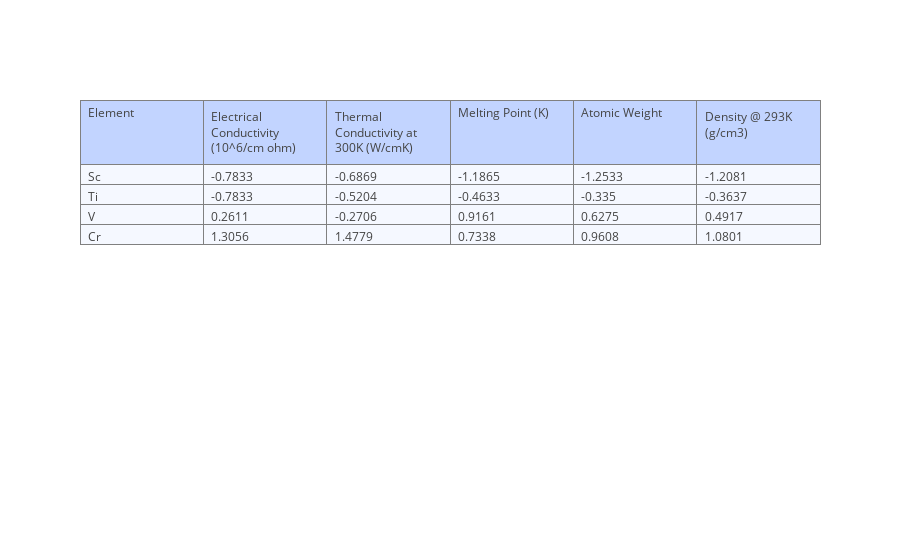

Notebook code for this chart:
### Markdown cell above
Note that after mean centering, the mean of each column is zero. One possible error is the number of places beyond the decimal point to include. If you get average values that are not exactly zero, this error will be carried out through the entire calculation, so if you are not getting zero, check that you are consistent in the number of decimal points used throughout the analysis. Also, in cases where there are obvious outliers in the data, using the median instead of the mean may be appropriate to reduce the effect of outliers.

After mean centering the data, we standardize the data. The reason is because the units of the variables are different. If instead of using K for melting point we instead used mK, the final result would significantly change, although the data is the same. Additionally, melting point values have magnitude of 10<sup>3</sup>, while electrical conductivity has magnitude of 10<sup>-2</sup> so that equal percent changes between columns results in very different quantitative changes. In cases where the units are the same (for example, spectral data or repeated experiments), standardization may not be necessary.

An issue is whether to use the sample standard deviation or the population standard deviation. The values will be different because for the sample standard deviation, the deviation in the data is divided by degrees of freedom instead of the number of samples as in population standard deviation. Logically, we would use the sample standard deviation because we are not using a complete data set; that is, the data set we have could be expanded to a larger number of elements. Thus, in order for the results to be more robust, we will use the sample standard deviation.

The matrix below is X in equation 1.

### Code cell
# Calculate X 
X = (input_df - input_df.mean())/input_df.std()

# Plot X
iplot(plot_df(X.round(4)), filename = 'X_table')

### Figure 1 — Plotly figure (JSON) as saved in the notebook; plotly's stock layout.template omitted (floating-point values rounded to 4 significant figures)
{"data": [{"cells": {"align": ["left", "left", "left", "left", "left"], "fill": {"color": "#F5F8FF"}, "values": [["Sc", "Ti", "V", "Cr"], [-0.7833, -0.7833, 0.2611, 1.306], [-0.6869, -0.5204, -0.2706, 1.478], [-1.187, -0.4633, 0.9161, 0.7338], [-1.253, -0.335, 0.6275, 0.9608], [-1.208, -0.3637, 0.4917, 1.08]]}, "header": {"align": ["left", "left", "left", "left", "left"], "fill": {"color": "#C2D4FF"}, "values": ["Element", "Electrical Conductivity (10^6/cm ohm)", "Thermal Conductivity at 300K (W/cmK)", "Melting Point (K)", "Atomic Weight", "Density @ 293K (g/cm3)"]}, "type": "table", "uid": "9869deae-2c76-49e5-b08e-7ebf45867486"}], "layout": {}}
